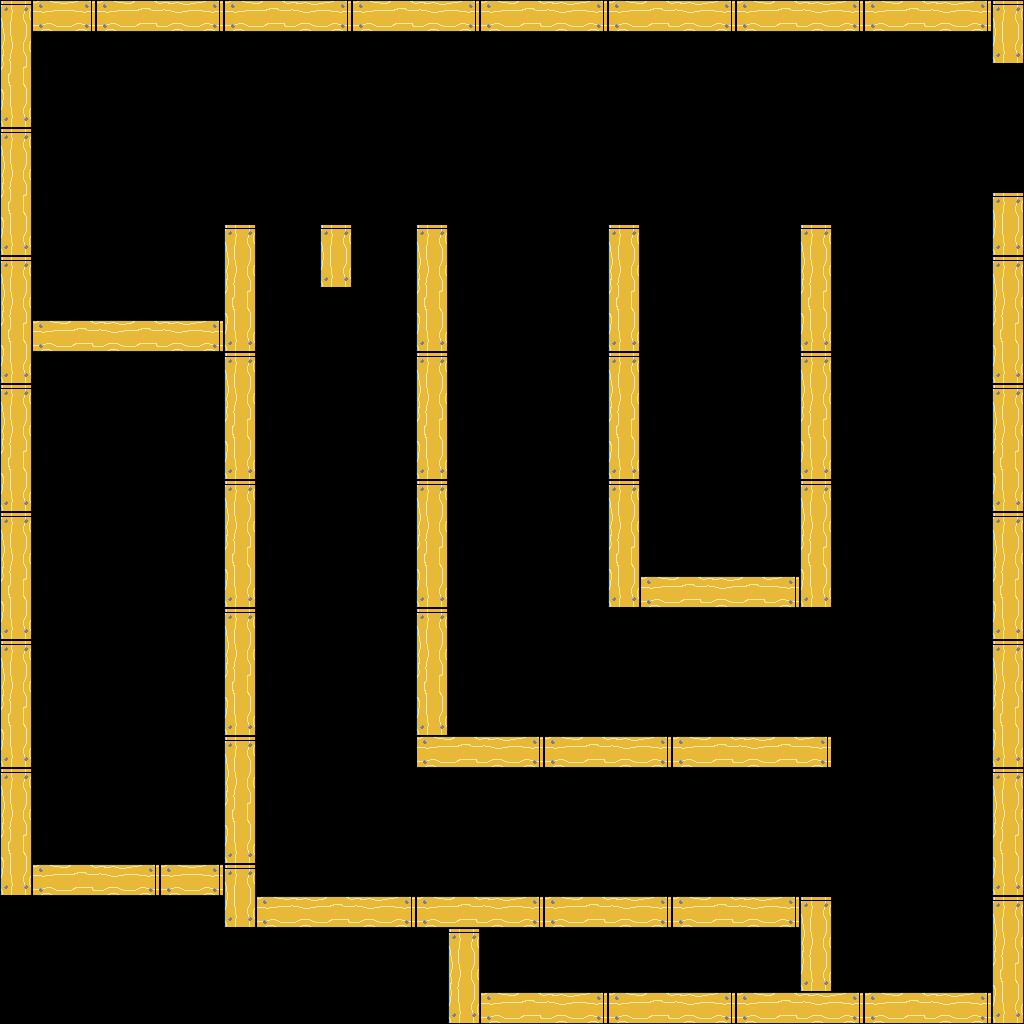

A 2D game scene composited from a Tiled map and its tileset images. What follows is a short description and the map's XML, with each tile layer's data collapsed to a summary:
An orthogonal 32x32 tile map with 32x32 px tiles, 2 tile layers (background, foreground), 3 tilesets and 94 objects (62x spikes, 20x rope, 6x fan, 4x door, spawn, ...).

<map version="1.0" orientation="orthogonal" renderorder="right-down" width="32" height="32" tilewidth="32" tileheight="32" nextobjectid="129">
 <tileset firstgid="1" name="basic-tiles" tilewidth="32" tileheight="32" tilecount="256" columns="16">
  <image source="../maps/basic-tiles.png" width="512" height="512" />
 </tileset>
 <tileset firstgid="257" name="objects" tilewidth="64" tileheight="64" tilecount="4" columns="0">
  <tile id="1">
   <image width="32" height="64" source="../maps/fan_0.png" />
  </tile>
  <tile id="3">
   <image width="32" height="32" source="../maps/exit.png" />
  </tile>
  <tile id="4">
   <image width="32" height="32" source="../maps/spawn.png" />
  </tile>
  <tile id="5">
   <image width="64" height="7" source="../maps/door.png" />
  </tile>
 </tileset>
 <tileset firstgid="263" name="objects" tilewidth="64" tileheight="64" tilecount="4" columns="0">
  <tile id="1">
   <image width="32" height="64" source="../maps/fan_0.png" />
  </tile>
  <tile id="2">
   <image width="32" height="32" source="../maps/spawn.png" />
  </tile>
  <tile id="3">
   <image width="32" height="32" source="../maps/exit.png" />
  </tile>
  <tile id="9">
   <image width="64" height="7" source="../maps/door.png" />
  </tile>
 </tileset>
 <layer name="background" width="32" height="32">
  <data>[1024 cells, 0 non-empty, 0 distinct tile ids]</data>
 </layer>
 <layer name="foreground" width="32" height="32">
  <data>[1024 cells, 219 non-empty, 8 distinct tile ids]</data>
 </layer>
 <objectgroup name="objects">
  <object id="14" type="spikes" gid="18" x="448" y="736" width="32" height="32" />
  <object id="20" type="spikes" gid="21" x="832" y="576" width="32" height="32" />
  <object id="24" type="spawn" gid="261" x="896" y="960" width="32" height="32" />
  <object id="35" type="exit" gid="260" x="704" y="864" width="32" height="32" />
  <object id="37" type="fan" gid="2147483906" x="992" y="128" width="32" height="64" />
  <object id="38" type="fan" gid="258" x="992" y="192" width="32" height="64" />
  <object id="39" type="fan" gid="258" x="800" y="672" width="32" height="64" />
  <object id="40" type="fan" gid="2147483906" x="800" y="736" width="32" height="64" />
  <object id="41" type="fan" gid="258" x="800" y="832" width="32" height="64" />
  <object id="42" type="fan" gid="2147483906" x="800" y="896" width="32" height="64" />
  <object id="43" type="door" gid="272" x="320" y="224" width="64" height="7" rotation="539.99">
   <properties>
    <property name="openRotation" type="float" value="0" />
    <property name="triggeredByRopeGroup" value="rope-group-1" />
   </properties>
  </object>
  <object id="44" type="door" gid="272" x="416" y="224" width="64" height="7" rotation="539.99">
   <properties>
    <property name="openRotation" type="float" value="0" />
    <property name="triggeredByRopeGroup" value="rope-group-1" />
   </properties>
  </object>
  <object id="45" type="door" gid="272" x="608" y="608" width="64" height="7" rotation="90">
   <properties>
    <property name="openRotation" type="float" value="0" />
    <property name="triggeredByRopeGroup" value="rope-group-1" />
   </properties>
  </object>
  <object id="46" type="rope" gid="81" x="640" y="640" width="32" height="32">
   <properties>
    <property name="group" value="rope-group-1" />
   </properties>
  </object>
  <object id="47" type="rope" gid="97" x="640" y="672" width="32" height="32">
   <properties>
    <property name="group" value="rope-group-1" />
   </properties>
  </object>
  <object id="48" type="rope" gid="98" x="640" y="736" width="32" height="32">
   <properties>
    <property name="group" value="rope-group-1" />
   </properties>
  </object>
  <object id="49" type="rope" gid="97" x="640" y="704" width="32" height="32">
   <properties>
    <property name="group" value="rope-group-1" />
   </properties>
  </object>
  <object id="50" type="rope" gid="83" x="544" y="256" width="32" height="32">
   <properties>
    <property name="group" value="rope-group-1" />
   </properties>
  </object>
  <object id="51" type="rope" gid="83" x="512" y="256" width="32" height="32">
   <properties>
    <property name="group" value="rope-group-1" />
   </properties>
  </object>
  <object id="52" type="rope" gid="82" x="448" y="256" width="32" height="32">
   <properties>
    <property name="group" value="rope-group-1" />
   </properties>
  </object>
  <object id="53" type="rope" gid="99" x="576" y="256" width="32" height="32">
   <properties>
    <property name="group" value="rope-group-1" />
   </properties>
  </object>
  <object id="54" type="rope" gid="83" x="480" y="256" width="32" height="32">
   <properties>
    <property name="group" value="rope-group-1" />
   </properties>
  </object>
  <object id="55" type="rope" gid="83" x="96" y="256" width="32" height="32">
   <properties>
    <property name="group" value="rope-group-1" />
   </properties>
  </object>
  <object id="56" type="rope" gid="83" x="160" y="256" width="32" height="32">
   <properties>
    <property name="group" value="rope-group-1" />
   </properties>
  </object>
  <object id="57" type="rope" gid="99" x="192" y="256" width="32" height="32">
   <properties>
    <property name="group" value="rope-group-1" />
   </properties>
  </object>
  <object id="58" type="rope" gid="82" x="32" y="256" width="32" height="32">
   <properties>
    <property name="group" value="rope-group-1" />
   </properties>
  </object>
  <object id="59" type="rope" gid="83" x="128" y="256" width="32" height="32">
   <properties>
    <property name="group" value="rope-group-1" />
   </properties>
  </object>
  <object id="60" type="rope" gid="83" x="64" y="256" width="32" height="32">
   <properties>
    <property name="group" value="rope-group-1" />
   </properties>
  </object>
  <object id="61" type="door" gid="272" x="640" y="768" width="64" height="7" rotation="90">
   <properties>
    <property name="openRotation" type="float" value="0" />
    <property name="triggeredByRopeGroup" value="rope-group-1" />
   </properties>
  </object>
  <object id="62" type="rope" gid="83" x="672" y="544" width="32" height="32">
   <properties>
    <property name="group" value="rope-group-1" />
   </properties>
  </object>
  <object id="63" type="rope" gid="83" x="736" y="544" width="32" height="32">
   <properties>
    <property name="group" value="rope-group-1" />
   </properties>
  </object>
  <object id="64" type="rope" gid="99" x="768" y="544" width="32" height="32">
   <properties>
    <property name="group" value="rope-group-1" />
   </properties>
  </object>
  <object id="65" type="rope" gid="82" x="640" y="544" width="32" height="32">
   <properties>
    <property name="group" value="rope-group-1" />
   </properties>
  </object>
  <object id="66" type="rope" gid="83" x="704" y="544" width="32" height="32">
   <properties>
    <property name="group" value="rope-group-1" />
   </properties>
  </object>
  <object id="67" type="spikes" gid="19" x="896" y="64" width="32" height="32" />
  <object id="68" type="spikes" gid="19" x="544" y="64" width="32" height="32" />
  <object id="69" type="spikes" gid="19" x="608" y="64" width="32" height="32" />
  <object id="70" type="spikes" gid="19" x="736" y="64" width="32" height="32" />
  <object id="71" type="spikes" gid="19" x="704" y="64" width="32" height="32" />
  <object id="72" type="spikes" gid="19" x="672" y="64" width="32" height="32" />
  <object id="73" type="spikes" gid="19" x="928" y="64" width="32" height="32" />
  <object id="74" type="spikes" gid="19" x="960" y="64" width="32" height="32" />
  <object id="75" type="spikes" gid="19" x="416" y="64" width="32" height="32" />
  <object id="76" type="spikes" gid="19" x="288" y="64" width="32" height="32" />
  <object id="77" type="spikes" gid="19" x="800" y="64" width="32" height="32" />
  </objectgroup>
</map>
<!-- 49 of 94 objects omitted -->
